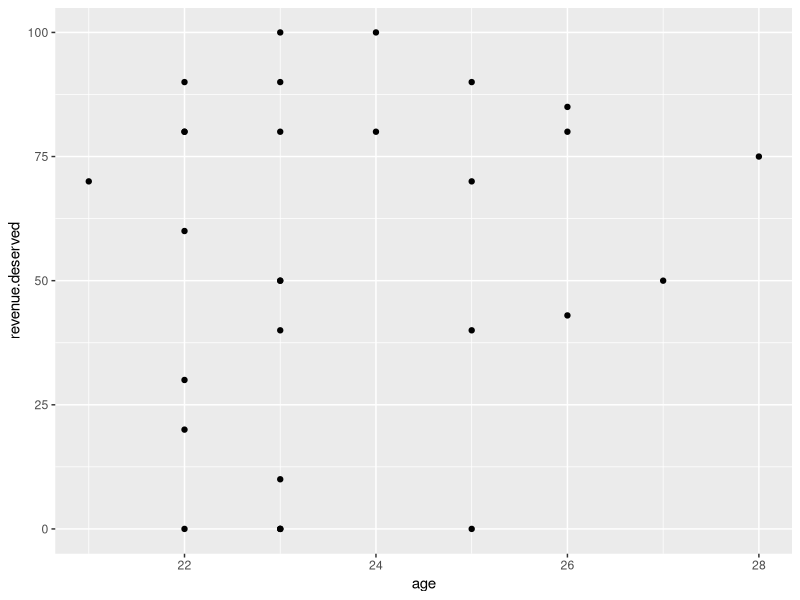
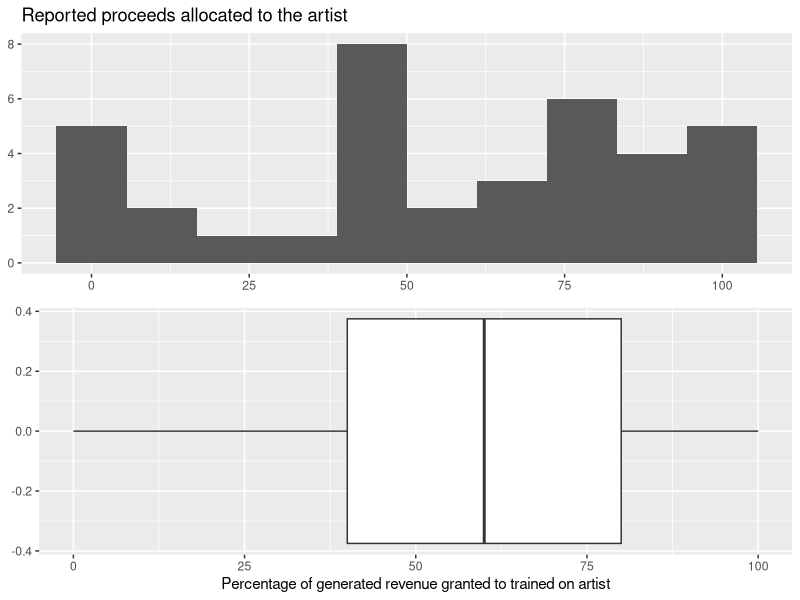
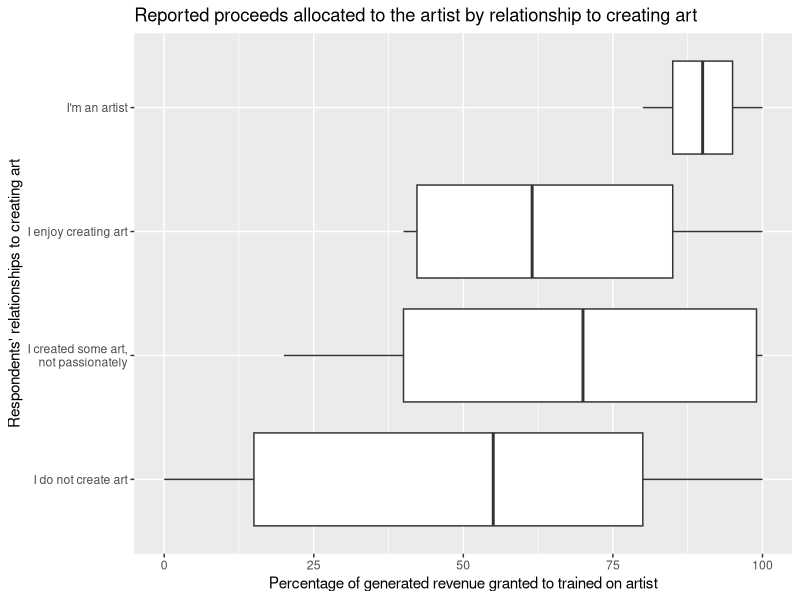

Source code (R) for these figures, in order: (Note: this script raises an error after producing the figures.)
## ---- chunk 1
library(tidyverse)
library(ggpubr)
library(forcats)
## ---- chunk 2
ans <- read.delim("answers.csv", sep = ";")
names(ans) <- c("gender", "age", "program", "a1", "a2", "a3")

ans <- ans %>% 
  # rename the answer cols and transform them 
  mutate(
    revenue.deserved = str_extract(a1, "[:digit:]*") %>% as.numeric(),
    is.artist = a2 %>% as.factor(),
    would.boycott = a3 %>% as.factor()
    ) %>% 
  select(-a1, -a2, -a3)

ans %>% head()
ans %>% summary()

ans %>% select(is.artist)
# recode the factor levels of the longer answers
levels(ans$is.artist) <- c("I'm an artist", "I enjoy creating art",
                                "I created some art,\nnot passionately", "I do not create art")
# reverse the levels
ans$is.artist <- ans$is.artist %>% fct_rev()
# rearrange the factor levels of the text answers
# levels(ans$is.artist) = c(4, 3, 2, 1) # the levels for is.artist arrange themselves perfectly somehow; 1 is no art, 4 is max art
# levels(ans$would.boycott) = c(0, 1, 2)


# assigning short variable names to the questions
q1_varname <- "Percentage of generated revenue granted to trained on artist"
q2_varname <- "Respondents' relationships to creating art"
q3_varname <- "Respondents' propensity to boycott unpaid AI-generated art training"
## ---- chunk 3
ans %>% 
  filter(age<30) %>% 
  ggplot(aes(age, revenue.deserved)) +
  geom_point()

## ---- chunk 4

# Histogram
q1_hist <- ans %>% 
  filter(!is.na(revenue.deserved)) %>% 
  ggplot(aes(revenue.deserved)) +
  geom_histogram(bins=10) +
  ggtitle("Reported proceeds allocated to the artist") +
  ylab(NULL) +
  xlab(NULL)
# Boxplot overall
q1_boxplot <- ans %>% 
  filter(!is.na(revenue.deserved)) %>% 
  ggplot(aes(revenue.deserved)) +
  geom_boxplot() +
  xlab(q1_varname)
# put them on top of each other
ggarrange(q1_hist, q1_boxplot, nrow=2)

# Boxplot per level of questison 2: are you an artist youself?
ans %>% 
  filter(!is.na(revenue.deserved)) %>% 
  ggplot(aes(x=revenue.deserved, y=is.artist)) +
  geom_boxplot() +
  xlab(q1_varname) +
  ylab(q2_varname) +
  ggtitle("Reported proceeds allocated to the artist by relationship to creating art") 

## ---- chunk 5
# step 2

# cut the revenue.deserved values into 5 levels: low to high 
revenue.deserved_discretized <- cut(ans$revenue.deserved, breaks = c(-Inf, 20, 40, 60, 80, Inf), labels = c("Low", "Medium Low", "Medium", "Medium High", "High"))

test_table = table(revenue.deserved_discretized, ans$is.artist)
chisq.test(test_table)

# what if we replicated that data 5 times with the same results?
rep_table = rep(test_table, 5)
chisq.test(rep_table)


# step 3

revenue.deserved = ans$revenue.deserved
is.artist = as.numeric(as.character(ans$is.artist)) # the reason for first converting to str then to int is because I gave the factors pre-determined int values

cor.test(revenue.deserved, is.artist, method = "spearman")

# what if we replicated that data 5 times with the same results?
revenue.deserved_rep = rep(revenue.deserved, 5)
is.artist_rep = rep(is.artist, 5)

cor.test(revenue.deserved_rep, is.artist_rep, method = "spearman")


## ---- chunk 6


# RS Artists/authors are, compared to non-artists/non-authors, more inclined to boycott art that was created by a model that trained on an artist, if the artist doesn't get any money out of it.

would.boycott_value_counts = table(ans$would.boycott)
would.boycott_value_counts

# steps: 
  # barplot of total would.boycott, barplots of would.boycott by is.artist
  # chi square test
  # corrtest 

# step 1

ggplot(ans, aes(y=would.boycott)) + 
  geom_bar() + 
  labs(y = "Wilingness to boycott", title="Willingness to boycott a piece of artificially generated piece of art if the author of the training material is not compensated")

ggplot(ans, aes(y=would.boycott)) + 
  geom_bar() + 
  labs(y = "Wilingness to boycott", title="Willingness to boycott a piece of artificially generated piece of art if the author of the training material is not compensated by level of engagement with art") + 
  facet_wrap("is.artist")
  

# step 2

test_table = table(ans$is.artist, ans$would.boycott)
chisq.test(test_table)

rep_table = rep(test_table, 5)
chisq.test(rep_table)


# step 3

# the reason for first converting to str then to int is because I gave the factors pre-determined int values
is.artist = as.numeric(as.character(ans$is.artist))
would.boycott = as.numeric(as.character(ans$would.boycott))

cor.test(is.artist, would.boycott, method = "spearman")
